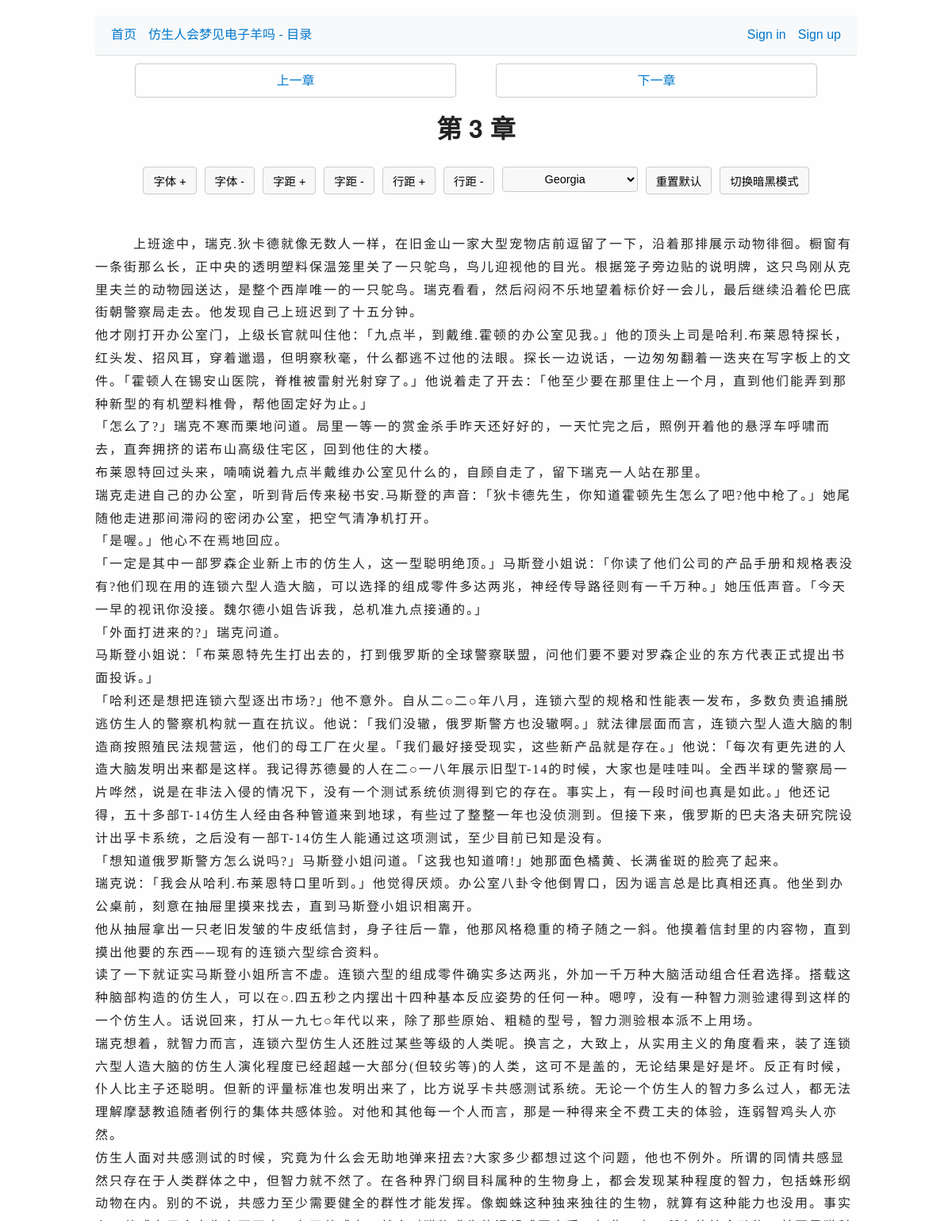
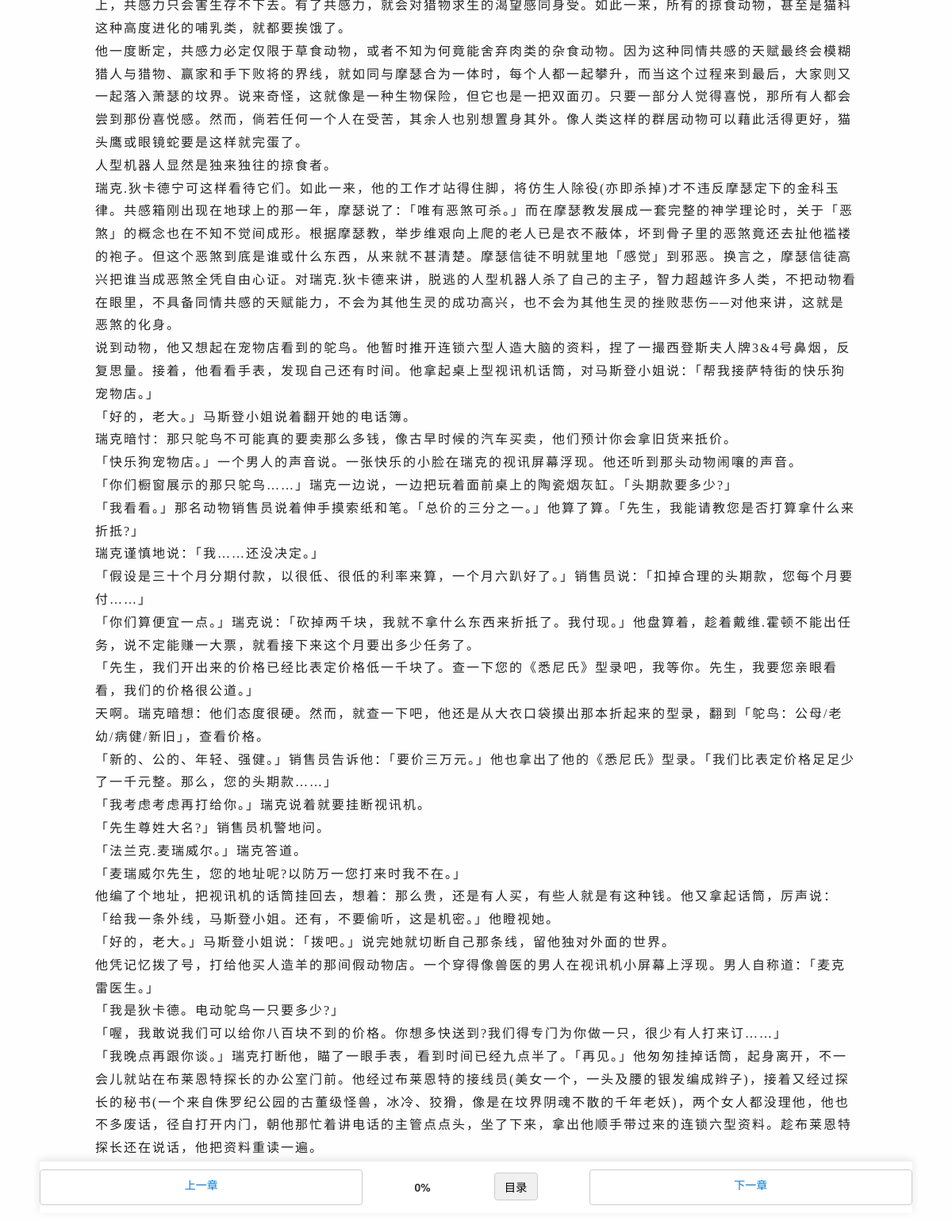
Page /book_chapter/86/ on the committed database (2 pictures, top to bottom).
### tables this page shows
CREATE TABLE t_book
(
    id               INTEGER PRIMARY KEY AUTOINCREMENT,
    title            TEXT,
    description      TEXT,
    publish_date     TEXT,
    cover_image_path TEXT,
    create_datetime  TEXT,
    update_datetime  TEXT
);

CREATE TABLE t_book_chapter
(
    id              INTEGER PRIMARY KEY AUTOINCREMENT,
    book_id         INTEGER,
    chapter         INTEGER,
    chapter_title   TEXT,
    content         TEXT,
    prev_id         INTEGER,
    next_id         INTEGER,
    order_index     INTEGER,
    content_hash    TEXT
);

### uv-web-demo/route/book.py (the view)
@book_bp.get('/book_chapter/<int:chapter_id>/')
def book_chapter(chapter_id):
    chapter = DB.query(
        """
        SELECT a.*,
               b.title as book_title
        FROM t_book_chapter as a
                 LEFT JOIN t_book as b ON a.book_id = b.id
        WHERE a.id = ?
        """, [chapter_id])[0]
    app_logger.debug(f'chapter: {chapter}')
    book_chapters = DB.query(
        "SELECT id, chapter, chapter_title FROM t_book_chapter where book_id = ? ORDER BY order_index", (chapter.get('book_id'),))
    return render_template('read.html', chapter=chapter, book_chapters=book_chapters)

### uv-web-demo/db.py (called while the page is built)
    @staticmethod
    def get_connection():
        conn = sqlite3.connect(DB_PATH)
        conn.row_factory = sqlite3.Row
        return conn

    @staticmethod
    def query(sql, params=None):
        conn = DB.get_connection()
        cur = conn.cursor()
        try:
            cur.execute(sql, params or [])
            rows = cur.fetchall()
            return [dict(row) for row in rows]
        finally:
            conn.close()

### uv-web-demo/templates/read.html (shortened to what this page needs)
{% extends "base.html" %}
{% block content %}
    <nav class="navbar">
        <div class="nav-left">
            <a href="/">首页</a>
            <a href="/book_table/{{ chapter.book_id }}">{{ chapter.book_title }} - 目录</a>
        </div>
        <div class="nav-right">
            {% if session.get('user') %}
                <div class="dropdown">
                    <span class="username">Hi, {{ session['user']['username'] }} ▼</span>
                    <div class="dropdown-content">
                        <a href="/dashboard">Dashboard</a>
                        <a href="/logout">Logout</a>
                    </div>
                </div>
            {% else %}
                <a href="/login">Sign in</a>
                <a href="/register">Sign up</a>
            {% endif %}
        </div>
    </nav>
    <div class="chapter-nav">
        {% if chapter.prev_id %}
            <a href="/book_chapter/{{ chapter.prev_id }}" onclick="clearCurrentScroll(); return true;">上一章</a>
        {% else %}
            <a class="disabled">上一章</a>
        {% endif %}
        {% if chapter.next_id %}
            <a href="/book_chapter/{{ chapter.next_id }}" onclick="clearCurrentScroll(); return true;">下一章</a>
        {% else %}
            <a class="disabled">下一章</a>
        {% endif %}
    </div>
    <h1>
        {% if chapter.chapter and chapter.chapter_title %}
            第 {{ chapter.chapter }} 章：{{ chapter.chapter_title }}
        {% elif chapter.chapter %}
            第 {{ chapter.chapter }} 章
        {% elif chapter.chapter_title %}
            {{ chapter.chapter_title }}
        {% endif %}
    </h1>
    <div class="controls">
        <button onclick="adjustFont(1)">字体 +</button>
        <button onclick="adjustFont(-1)">字体 -</button>
        <button onclick="adjustLetterSpacing(0.2)">字距 +</button>
        <button onclick="adjustLetterSpacing(-0.2)">字距 -</button>
        <button onclick="adjustLine(0.1)">行距 +</button>
        <button onclick="adjustLine(-0.1)">行距 -</button>
        <label>
            <select onchange="changeFontFamily(this.value)">
                <option value="Georgia, serif">Georgia</option>
            </select>
        </label>
        <button onclick="resetStyle()">重置默认</button>
        <button onclick="toggleDark()">切换暗黑模式</button>
    </div>
    <div class="content" id="content">
        {{ chapter.content }}
    </div>
    <div class="chapter-nav bottom fixed">
        {% if chapter.prev_id %}
            <a href="/book_chapter/{{ chapter.prev_id }}" onclick="clearCurrentScroll(); return true;">上一章</a>
        {% else %}
            <a class="disabled">上一章</a>
        {% endif %}
        <p id="readingProgress">0%</p>
        <div class="dropdown chapter-dropdown">
            <button class="dropdown-toggle">目录</button>
        </div>
        {% if chapter.next_id %}
            <a href="/book_chapter/{{ chapter.next_id }}" onclick="clearCurrentScroll(); return true;">下一章</a>
        {% else %}
            <a class="disabled">下一章</a>
        {% endif %}
    </div>
{% endblock %}

### uv-web-demo/static/css/style.css (style rules this page uses)
* { margin: 0; padding: 0; box-sizing: border-box; }
body { font-family: "Helvetica Neue", Helvetica, Arial, sans-serif; background-color: #fefefe; color: #222; line-height: 1.8; padding: 20px; max-width: 1000px; margin: auto; transition: all 0.3s; }
h1, h2 { margin-bottom: 15px; text-align: center; }
.chapter-nav { display: flex; justify-content: space-between; margin: 10px 50px; gap: 50px; flex-wrap: nowrap; }
.chapter-nav a { flex: 1; text-align: center; padding: 6px 0; border: 1px solid #ccc; border-radius: 4px; text-decoration: none; color: #0077cc; transition: all 0.2s; min-width: 80px; }
.chapter-nav.bottom { background: #fff; border-top: 1px solid #eee; padding: 10px 0; font-size: 14px; color: #555; box-shadow: 0 -1px 5px rgba(0, 0, 0, 0.05); }
.chapter-nav.bottom.fixed { position: fixed; bottom: 0; left: 0; right: 0; z-index: 1000; background: white; box-shadow: 0 -2px 10px rgba(0, 0, 0, 0.1); }
#readingProgress { display: inline-block; margin: 10px 15px; font-weight: bold; color: #333; }
.controls { display: flex; justify-content: center; gap: 10px; margin: 20px 0; flex-wrap: wrap; }
.controls button, .controls select { padding: 6px 12px; font-size: 0.9rem; border: 1px solid #ccc; background: #f8f8f8; cursor: pointer; border-radius: 4px; transition: all 0.2s; outline: none; }
.controls select { min-width: 120px; text-align: center; }
.content { font-size: 1rem; line-height: 1.8; font-family: Arial, "Helvetica Neue", Helvetica, sans-serif; white-space: pre-wrap; }
.chapter-dropdown { position: relative; display: inline-block; }
.dropdown-toggle { border: 1px solid #ccc; margin: 4px 15px; padding: 6px 12px; font-size: 0.9rem; cursor: pointer; border-radius: 4px; transition: all 0.2s; background: #f0f0f0; font-weight: 500; }

### uv-web-demo/static/css/navbar.css (style rules this page uses)
.navbar { display: flex; justify-content: space-between; align-items: center; background: #f8f9fa; padding: 10px 20px; border-bottom: 1px solid #ddd; font-family: sans-serif; position: relative; }
.nav-left, .nav-right { display: flex; align-items: center; gap: 15px; }
.navbar a, .navbar .username { text-decoration: none; color: #0077cc; transition: color 0.3s; cursor: pointer; }
.dropdown { position: relative; }

### rows in the picture
t_book: book_title "仿生人会梦见电子羊吗"
t_book_chapter: chapter "3", content "上班途中，瑞克.狄卡德就像无数人一样，在旧金山一家大型宠物店前逗留了一下，沿着那排展示动物徘徊。橱窗有一条街那么长，正中央的透明塑料保温笼里关了一只鸵鸟，鸟儿迎视他的目光。根据笼子旁边贴的说明牌，这只鸟刚从克里夫兰的动物园送达，是整个西岸唯一的一只鸵鸟。瑞克看看，然后闷闷不乐地望着标价好一会儿，最后继续沿着伦巴底街朝警察局走去。他发现自己上班迟到了十五分钟。 他才刚打开办公室门，上级长官就叫住他：「九点半，到戴维.霍顿的办公室见我。」他的顶头上司是哈利.布莱恩特探长，红头发、招风耳，穿着邋遢，但明察秋毫，什么都逃不过他的法眼。探长一边说话，一边匆匆翻着一迭夹在写字板上的文件。「霍顿人在锡安山医院，脊椎被雷射光射穿了。」他说着走了开去：「他至少要在那里住上一个月，直到他们能弄到那种新型的有机塑料椎骨，帮他固定好为止。」 「怎么了?」瑞克不寒而栗地问道。局里一等一的赏金杀手昨天还好好的，一天忙完之后，照例开着他的悬浮车呼啸而去，直奔拥挤的诺布山高级住宅区，回到他住的大楼。 布莱恩特回过头来，喃喃说着九点半戴维办公室见什么的，自顾自走了，留下瑞克一人站在那里。 瑞克走进自己的办公室，听到背后传来秘书安.马斯登的声音：「狄卡德先生，你知道霍顿先生怎么了吧?他中枪了。」她尾随他走进那间滞闷的密闭办公室，把空气清净机打开。 「是喔。」他心不在焉地回应。…"
